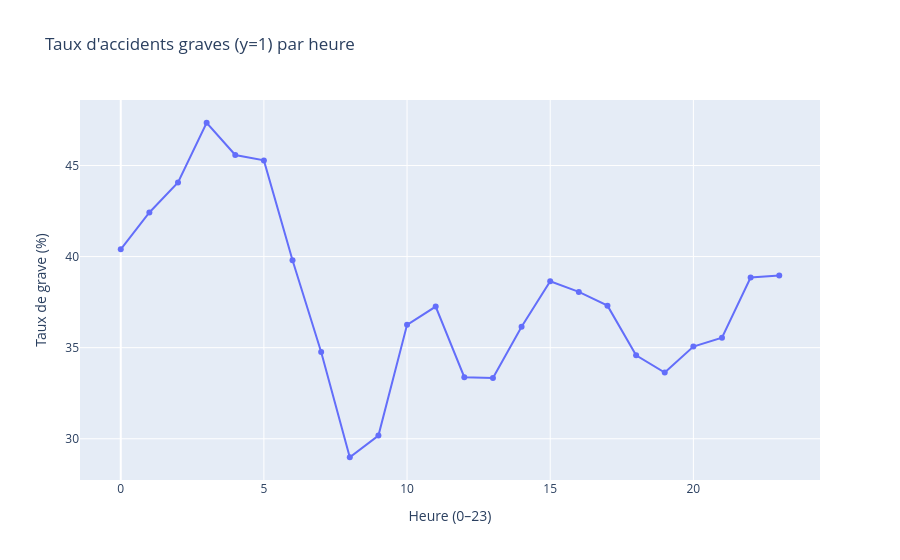
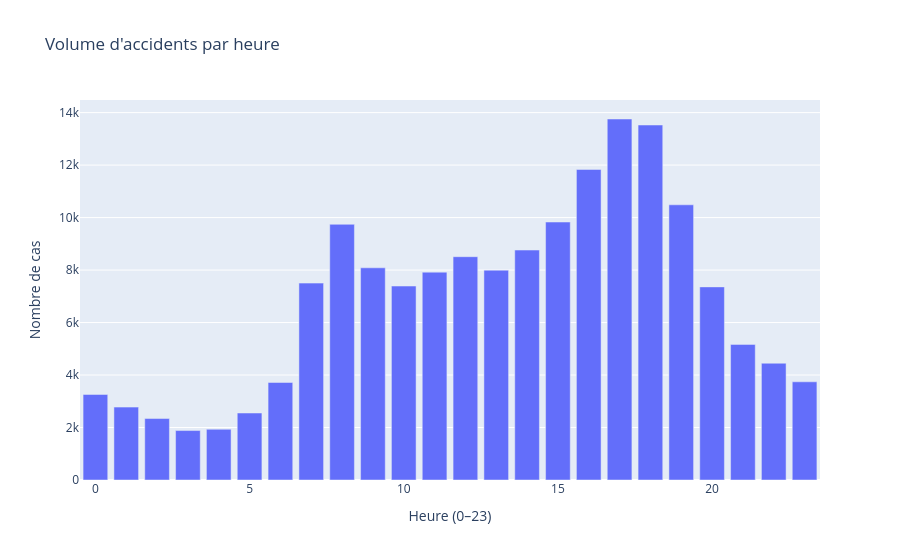

Here is the notebook cell these charts were saved with, in order:
### Markdown cell above
## taux de gravité par heure

### Code cell
import pandas as pd
import numpy as np
import plotly.express as px
from pathlib import Path

# --- paramètres ---
def _find_root(marker="out") -> Path:
    for p in [Path.cwd(), *Path.cwd().parents]:
        if (p / marker).exists():
            return p
    raise RuntimeError("Racine projet introuvable: dossier 'out' absent depuis le cwd courant.")

root = _find_root("out")
primary_path = root / "out" / "accidents_model_ready_kept_with_time_bucket.csv"
fallback_path = root / "out" / "filtered" / "accidents_model_ready_kept.csv"
path = primary_path if primary_path.exists() else fallback_path
assert path.exists(), f"CSV introuvable: {primary_path} ou {fallback_path}"
print(f"Dataset utilise: {path}")

SEP = ";"  # ton CSV
TARGET = "grave"  # colonne cible (0/1)

# vérifie que la cible existe
cols = pd.read_csv(path, sep=SEP, nrows=0).columns
if TARGET not in cols:
    raise ValueError(f"Colonne cible introuvable: {TARGET}. Colonnes dispo: {list(cols)[:10]}...")

# --- lecture minimale ---
usecols = [c for c in ["hour", TARGET] if c is not None]
df = pd.read_csv(path, sep=SEP, usecols=usecols)

# sécurité
df = df.dropna(subset=["hour", TARGET]).copy()
df["hour"] = pd.to_numeric(df["hour"], errors="coerce")
df = df.dropna(subset=["hour"])
df["hour"] = df["hour"].astype(int)

# groupby : taux de grave + volume
g = (df.groupby("hour")[TARGET]
       .agg(rate="mean", n="size")
       .reset_index()
       .sort_values("hour"))

# conversion en %
g["rate_pct"] = 100 * g["rate"]

display(g)

fig = px.line(
    g, x="hour", y="rate_pct",
    markers=True,
    title="Taux d'accidents graves (y=1) par heure",
    labels={"hour": "Heure (0–23)", "rate_pct": "Taux de grave (%)"}
)
fig.show()

fig2 = px.bar(
    g, x="hour", y="n",
    title="Volume d'accidents par heure",
    labels={"hour": "Heure (0–23)", "n": "Nombre de cas"}
)
fig2.show()

### Figure 1 — Plotly figure (JSON) as saved in the notebook; plotly's stock layout.template omitted (floating-point values rounded to 4 significant figures)
{"data": [{"hovertemplate": "Heure (0–23)=%{x}<br>Taux de grave (%)=%{y}<extra></extra>", "legendgroup": "", "line": {"color": "#636efa", "dash": "solid"}, "marker": {"symbol": "circle"}, "mode": "lines+markers", "name": "", "orientation": "v", "showlegend": false, "type": "scatter", "x": [0, 1, 2, 3, 4, 5, 6, 7, 8, 9, 10, 11, 12, 13, 14, 15, 16, 17, 18, 19, 20, 21, 22, 23], "xaxis": "x", "y": [40.4, 42.42, 44.06, 47.35, 45.58, 45.28, 39.8, 34.76, 28.98, 30.18, 36.25, 37.26, 33.38, 33.34, 36.14, 38.65, 38.06, 37.31, 34.58, 33.64, 35.06, 35.55, 38.85, 38.96], "yaxis": "y"}], "layout": {"legend": {"tracegroupgap": 0}, "title": {"text": "Taux d'accidents graves (y=1) par heure"}, "xaxis": {"anchor": "y", "domain": [0, 1], "title": {"text": "Heure (0–23)"}}, "yaxis": {"anchor": "x", "domain": [0, 1], "title": {"text": "Taux de grave (%)"}}}}

### Figure 2 — Plotly figure (JSON) as saved in the notebook; plotly's stock layout.template omitted (floating-point values rounded to 4 significant figures)
{"data": [{"hovertemplate": "Heure (0–23)=%{x}<br>Nombre de cas=%{y}<extra></extra>", "legendgroup": "", "marker": {"color": "#636efa", "pattern": {"shape": ""}}, "name": "", "orientation": "v", "showlegend": false, "textposition": "auto", "type": "bar", "x": [0, 1, 2, 3, 4, 5, 6, 7, 8, 9, 10, 11, 12, 13, 14, 15, 16, 17, 18, 19, 20, 21, 22, 23], "xaxis": "x", "y": [3260, 2777, 2342, 1884, 1933, 2553, 3716, 7502, 9743, 8086, 7390, 7921, 8509, 7996, 8762, 9830, 11834, 13756, 13527, 10486, 7359, 5168, 4450, 3742], "yaxis": "y"}], "layout": {"barmode": "relative", "legend": {"tracegroupgap": 0}, "title": {"text": "Volume d'accidents par heure"}, "xaxis": {"anchor": "y", "domain": [0, 1], "title": {"text": "Heure (0–23)"}}, "yaxis": {"anchor": "x", "domain": [0, 1], "title": {"text": "Nombre de cas"}}}}
